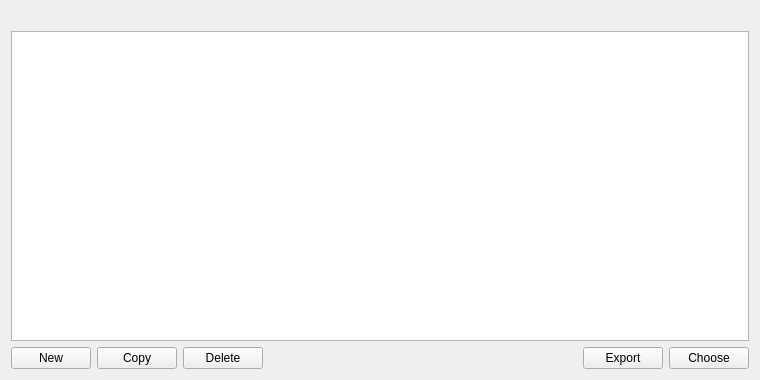
<?xml version="1.0" encoding="UTF-8"?>
<ui version="4.0">
 <class>ContractBookPage</class>
 <widget class="QWidget" name="ContractBookPage">
  <property name="geometry">
   <rect>
    <x>0</x>
    <y>0</y>
    <width>760</width>
    <height>380</height>
   </rect>
  </property>
  <property name="windowTitle">
   <string>Form</string>
  </property>
  <layout class="QVBoxLayout" name="verticalLayout">
   <item>
    <widget class="QLabel" name="labelExplanation">
     <property name="text">
      <string/>
     </property>
    </widget>
   </item>
   <item>
    <widget class="QTableView" name="tableView">
     <property name="contextMenuPolicy">
      <enum>Qt::CustomContextMenu</enum>
     </property>
     <property name="tabKeyNavigation">
      <bool>false</bool>
     </property>
     <property name="alternatingRowColors">
      <bool>true</bool>
     </property>
     <property name="selectionMode">
      <enum>QAbstractItemView::SingleSelection</enum>
     </property>
     <property name="selectionBehavior">
      <enum>QAbstractItemView::SelectRows</enum>
     </property>
     <property name="sortingEnabled">
      <bool>true</bool>
     </property>
     <attribute name="verticalHeaderVisible">
      <bool>false</bool>
     </attribute>
    </widget>
   </item>
   <item>
    <layout class="QHBoxLayout" name="horizontalLayout">
     <item>
      <widget class="QPushButton" name="newContractInfo">
       <property name="toolTip">
        <string>Create a new contract info</string>
       </property>
       <property name="text">
        <string>New</string>
       </property>
      </widget>
     </item>
     <item>
      <widget class="QPushButton" name="copyAddress">
       <property name="toolTip">
        <string>Copy the currently selected contract address to the system clipboard</string>
       </property>
       <property name="text">
        <string>Copy</string>
       </property>
      </widget>
     </item>
     <item>
      <widget class="QPushButton" name="deleteContractInfo">
       <property name="toolTip">
        <string>Delete the currently selected contract info from the list</string>
       </property>
       <property name="text">
        <string>Delete</string>
       </property>
      </widget>
     </item>
     <item>
      <spacer name="horizontalSpacer">
       <property name="orientation">
        <enum>Qt::Horizontal</enum>
       </property>
       <property name="sizeHint" stdset="0">
        <size>
         <width>40</width>
         <height>20</height>
        </size>
       </property>
      </spacer>
     </item>
     <item>
      <widget class="QPushButton" name="exportButton">
       <property name="toolTip">
        <string>Export the data to a file</string>
       </property>
       <property name="text">
        <string>Export</string>
       </property>
      </widget>
     </item>
     <item>
      <widget class="QPushButton" name="chooseContractInfo">
       <property name="text">
        <string>Choose</string>
       </property>
      </widget>
     </item>
    </layout>
   </item>
  </layout>
 </widget>
 <resources/>
 <connections/>
</ui>
